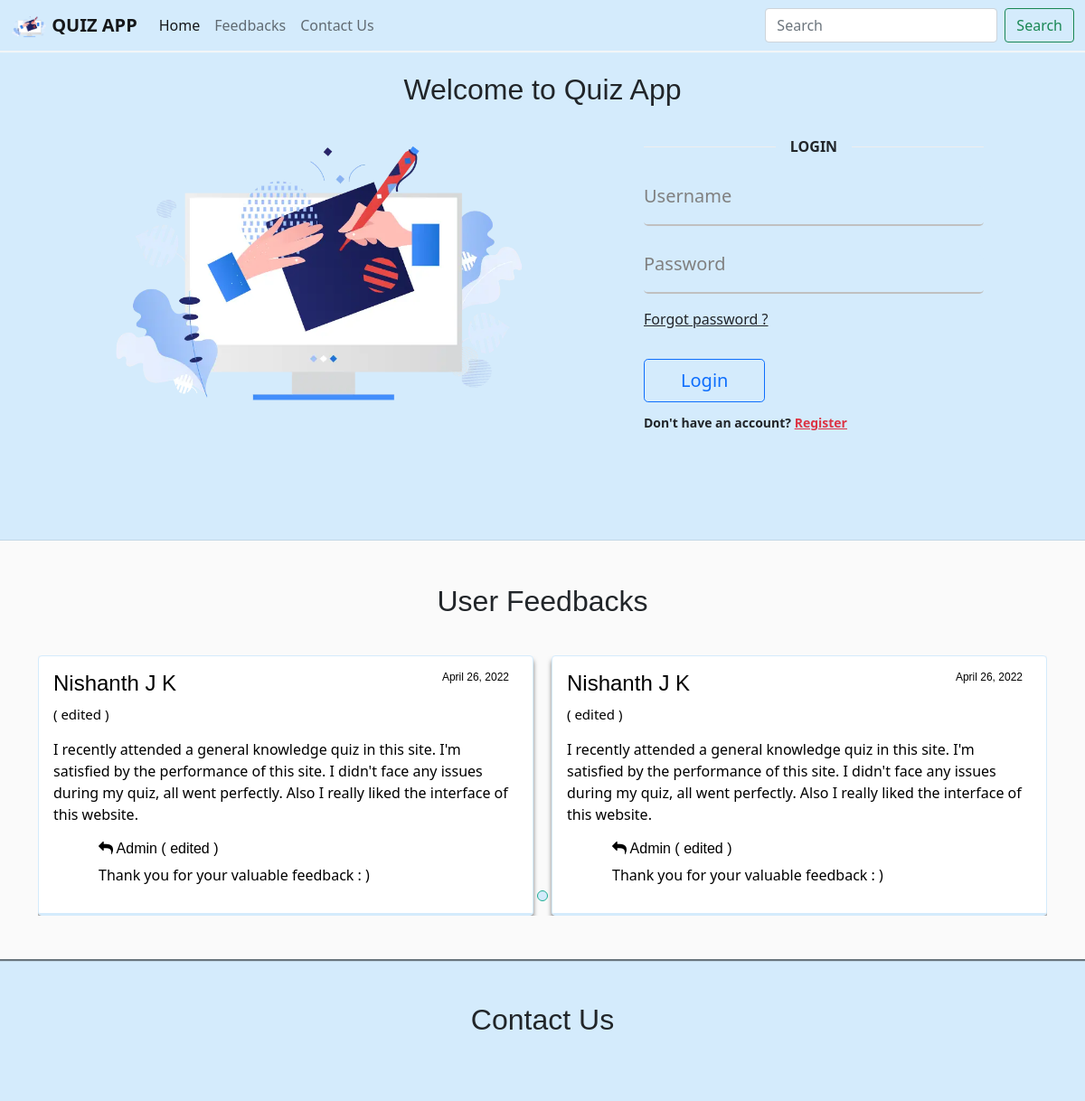
The app's page / (upper part), older data.
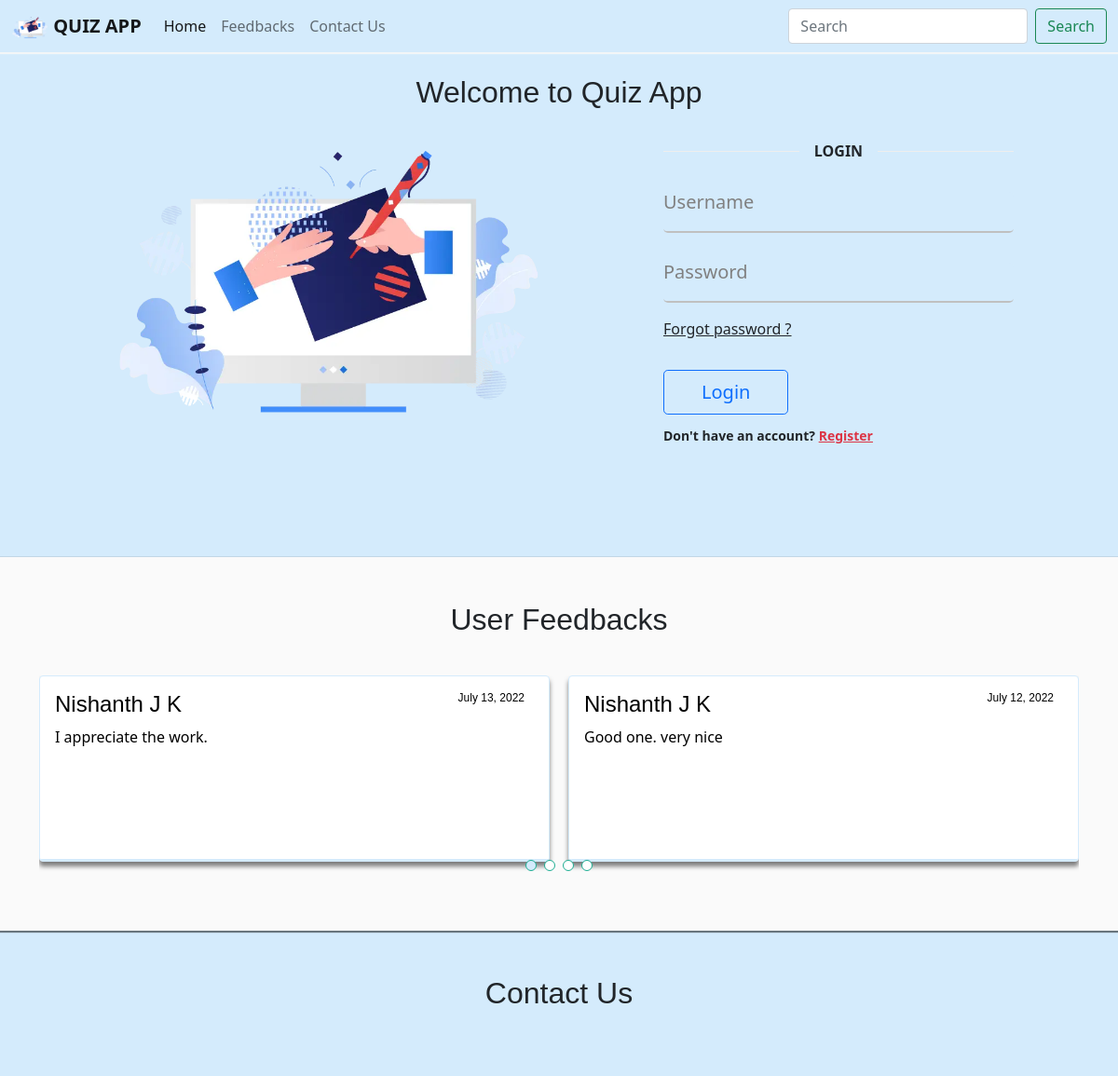
The same page, newer data.
### users/models.py (models this page shows, shortened)
class Feedbacks(models.Model):
    user_id = models.ForeignKey(Users, blank=False, null=False, on_delete=models.CASCADE)
    user_name = models.CharField('Full Name', max_length=100, blank=False)
    feedback = models.TextField(blank=False)
    status = models.CharField('Status', max_length=10, blank=True)
    reply = models.TextField(blank=True)
    reply_status = models.CharField('Reply Status', max_length=10, blank=True)
    date = models.DateField('Date Posted')
    class Meta:
        ordering = ('-date',)

### users/views.py (the view, shortened to what this page needs)
# urls.py: 2. Add a URL to urlpatterns:  path('', views.home, name='home')
def home(request):
    feedbacks = Feedbacks.objects.all
    return render(request, 'home.html', {'current_year': current_year, 'feedbacks':feedbacks,})

### templates/home.html (shortened to what the changed rows need)
{% load static %}
{% include 'header.html' %}
{% block content %}
<section id="home">
    <h2 class="text-center">Welcome to Quiz App</h2>
    <br>
</section>
<section id="feedbacks">
    <br><br>
    <h2 class="text-center">User Feedbacks</h2>
    <br>
    <div class="container">
        <div class="testimonials-slider swiper-container mt-2" data-aos="fade-up" data-aos-delay="100">
            <div class="swiper-wrapper">
                {% if feedbacks %}
                {% for item in feedbacks %}
                {% if forloop.counter|divisibleby:2 == 0 %}
                <div class="w-100"></div><br>
                {% endif %}
                {% if forloop.counter > 4%}
                <div>
                    <div class="swiper-slide">
                        <div class="deals-item card me-4 h-100">
                            <div class="card-body">
                                <p><a href="{% url 'feedbacks' %}" class="btn btn-outline-primary btn-sm"><b>See
                                            more</b></a>
                                </p>
                            </div>
                        </div>
                    </div>
                </div>
                {{ break }}
                {% else %}
                <div class="swiper-slide">
                    <div class="deals-item card h-100">
                        <div class="card-body">
                            <div class="layer"></div>
                            <div class="comment">
                                {% if item.status == 'edited' %}
                                <h4>{{ item.user_name }}<p style="font-size: 12px; float: right;">
                                        {{ item.date}}&nbsp;&nbsp;&nbsp;</p>
                                </h4>
                                <p style="font-size: 15px;">( edited )</p>
                                {% else %}
                                <h4>{{ item.user_name }}<p style="font-size: 12px; float: right;">
                                        {{ item.date}}&nbsp;&nbsp;&nbsp;</p>
                                </h4>
                                {% endif %}
                                <p>{{ item.feedback }}</p>
                                {% if item.reply %}
                                <div id="reply" style="margin-left: 50px;">
                                    {% if item.reply_status == 'edited' %}
                                    <h6><i class="fa fa-reply" aria-hidden="true"></i> Admin ( edited )</h6>
                                    {% else %}
                                    <h6><i class="fa fa-reply" aria-hidden="true"></i> Admin</h6>
                                    {% endif %}
                                    <p>{{ item.reply }}</p>
                                </div>
                                {% endif %}
                            </div>
                        </div>
                    </div>
                </div>
                {% endif %}
                {% endfor %}
                {% else %}
                <p>No Feedbacks till now :(</p>
                {% endif %}
            </div>
            <div class="swiper-pagination"></div>
        </div>
    </div>
    <br><br>
</section>
<section id="contact" class="section-bg">
    <br><br>
    <div class="container">
        <h2 class="heading mb-4" style="text-align: center;">Contact Us</h2>
        <br><br>
    </div>
</section>
{% endblock %}
{% include 'footer.html' %}

Row changes from the older to the newer data that the page shows:
no longer on this page (row unchanged): Feedbacks: user_name "Nishanth J K", date "April 26, 2022", feedback "I recently attended a general knowledge quiz in this site. I'm satisfied by the performance of this site. I didn't face any issues during my quiz, all went perfectly. Also I really liked the interface of this website.", reply_status "edited" (drawn), reply "Thank you for your valuable feedback : )"
added Feedbacks: user_name "Nishanth J K", date "July 13, 2022", feedback "I appreciate the work."
added Feedbacks: user_name "Nishanth J K", date "July 12, 2022", feedback "Good one. very nice"
